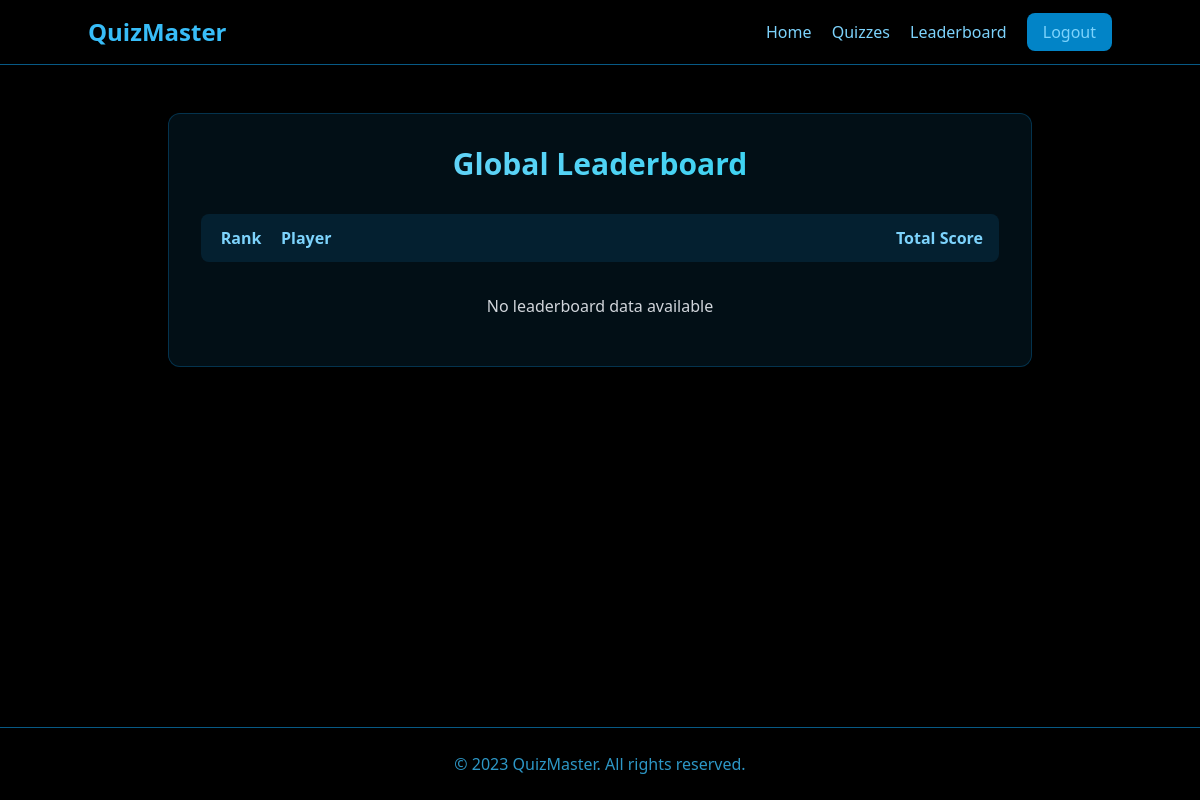
The app's page /leaderboard/ (signed in), older data.
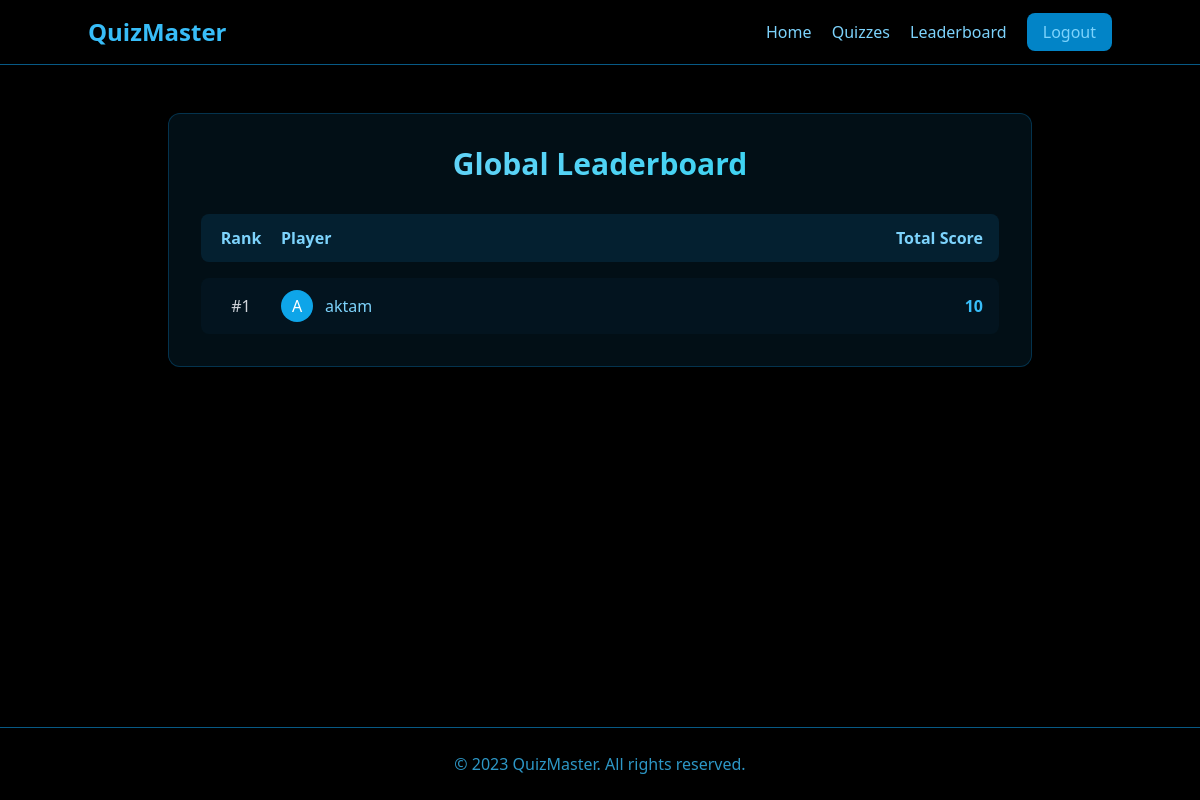
The same page, newer data.
### quizapp/models.py (models this page shows, shortened)
class Leaderboard(models.Model):
    user = models.ForeignKey(User, on_delete=models.CASCADE)
    total_score = models.PositiveIntegerField(default=0)  # Accumulated total score across all topics
    highest_score = models.PositiveIntegerField(default=0)  # Best single attempt across all quizzes
    total_attempted_questions = models.PositiveIntegerField(default=0)  # Total questions attempted
    last_attempt_date = models.DateTimeField(auto_now=True)
    class Meta:
        ordering = ['-total_score', '-highest_score', 'last_attempt_date']
        verbose_name = "Leaderboard"
        verbose_name_plural = "Leaderboard"

### quizapp/views.py (the view)
# urls.py: path('leaderboard/', views.leaderboard, name='leaderboard'),  # Leaderboard URL
@login_required
def leaderboard(request):
    leaderboard = Leaderboard.objects.select_related('user').order_by('-total_score', '-highest_score')
    return render(request, 'leaderboard.html', {'leaderboard': leaderboard})

### quizapp/templates/leaderboard.html (shortened to what this page needs)
{% extends 'index.html' %}
{% block content %}
<section class="container mx-auto max-w-4xl py-12 px-4 animate-fadeIn">
    <div class="bg-sky-900/20 rounded-xl shadow-lg p-8 backdrop-blur-md border border-sky-800/50">
        <h2 class="text-3xl font-bold text-center mb-8 bg-clip-text text-transparent bg-gradient-to-r from-sky-300 to-cyan-400">
        </h2>
        <div class="flex justify-between items-center mb-4 px-4 py-3 bg-sky-900/30 rounded-lg">
            <span class="w-12 text-center font-semibold">Rank</span>
            <span class="flex-1 font-semibold ml-4">Player</span>
            <span class="w-32 text-right font-semibold">Total Score</span>
        </div>
        <div class="space-y-3">
            {% for entry in leaderboard %}
            <div class="flex items-center px-4 py-3 bg-sky-900/10 hover:bg-sky-900/20 rounded-lg transition-all group">
                <div class="w-12 text-center text-gray-300">#{{ forloop.counter }}</div>
                <div class="flex-1 flex items-center ml-4">
                    <div class="w-8 h-8 rounded-full bg-sky-500 flex items-center justify-center mr-3">
                        <span class="text-white font-medium">{{ entry.user.username|first|upper }}</span>
                    </div>
                    <span class="font-medium">{{ entry.user.username }}</span>
                </div>
                <div class="w-32 text-right font-bold text-sky-400">{{ entry.total_score }}</div>
            </div>
            {% empty %}
            <div class="text-center py-4 text-gray-300">No leaderboard data available</div>
            {% endfor %}
        </div>
        </div>
</section>
{% endblock %}

Row changes from the older to the newer data that the page shows:
added Leaderboard: user.username|first "A", user.username "aktam", total_score "10"
Text that changed along with them:
text no longer shown: "No leaderboard data available"
